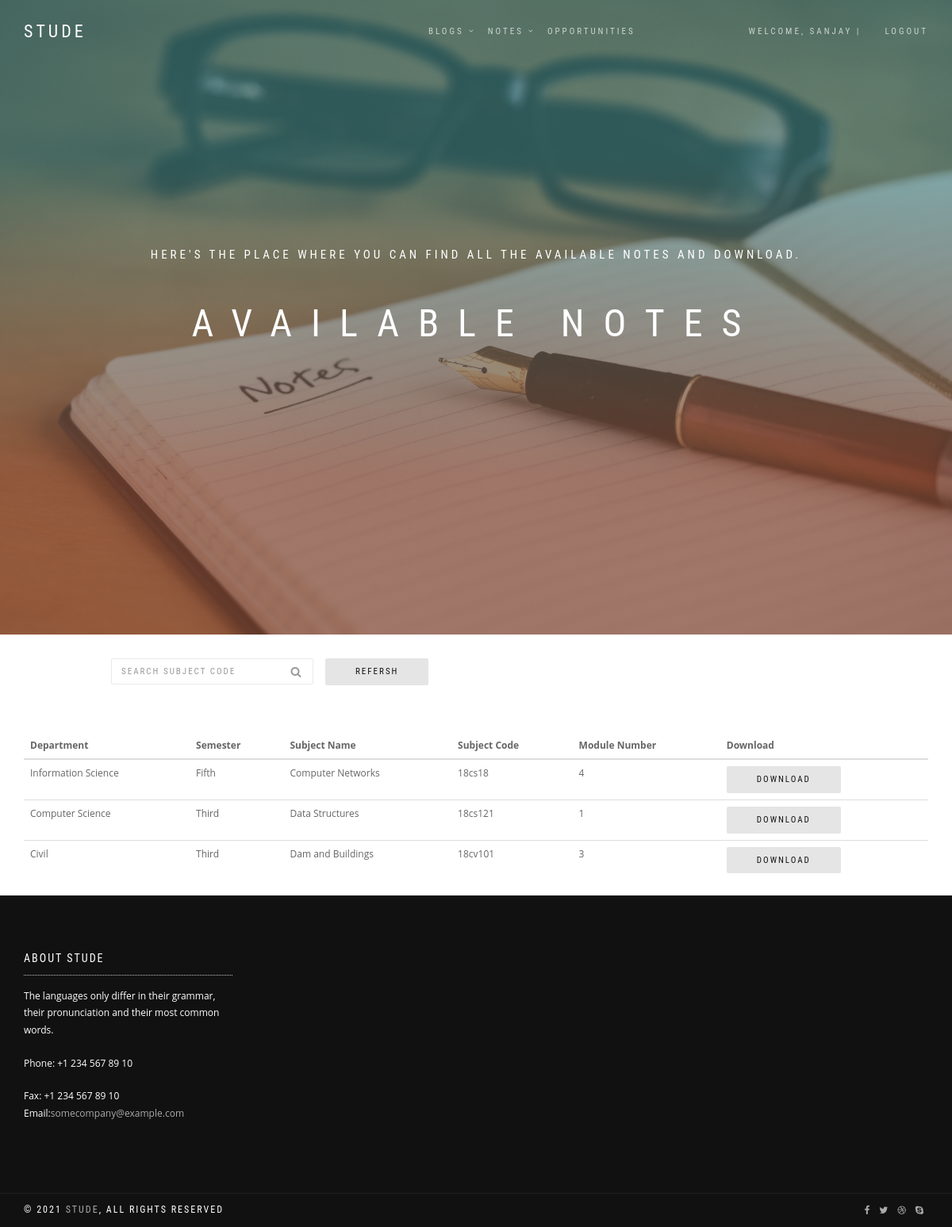
Page /available_notes/ (signed in) on the committed database.
### users/models.py (models this page shows)
class StudentUser(AbstractUser):
    fullname = models.CharField(max_length=50)
    degree = models.CharField(max_length=50)
    year_sem = models.CharField(max_length=50)
    college_name = models.CharField(max_length=50)
    date_of_birth = models.DateField(null=True)

### notes/models.py (models this page shows, shortened)
class AvailableNotes(models.Model):
    department = models.CharField(max_length=100)
    semester = models.CharField(max_length=100)
    subject_name = models.CharField(max_length=100)
    subject_code = models.CharField(max_length=100)
    module_number = models.CharField(max_length=100)
    notes_file = models.FileField(upload_to='notes_files')
    student_user = models.ForeignKey(StudentUser, on_delete=models.CASCADE, null=True)

### notes/views.py (the view)
# urls.py: path('available_notes/', views.available_notes, name='available_notes'),
@login_required(login_url='login')
def available_notes(request):
    if request.method == 'POST':
        search_query = request.POST.get('search')
        sql_query = f"SELECT * FROM notes_availablenotes WHERE subject_code='{search_query}'"
        objects = AvailableNotes.objects.raw(sql_query)
        context = {
            'notes': objects,
        }
        print(objects)
        return render(request, 'available_notes.html', context)
    else:
        objects = AvailableNotes.objects.raw("SELECT * FROM notes_availablenotes")
        context = {
            'notes': objects,
        }
        print(objects)
        return render(request, 'available_notes.html', context)

### templates/available_notes.html (shortened to what this page needs)
{% load static %}
<!DOCTYPE html>
<html lang="en-US" dir="ltr" xmlns="http://www.w3.org/1999/html">
  <head>
    <link href="{% static "assets/lib/bootstrap/dist/css/bootstrap.min.css" %}" rel="stylesheet">
    <link href="{% static "assets/lib/animate.css/animate.css" %}" rel="stylesheet">
    <link href="{% static "assets/lib/components-font-awesome/css/font-awesome.min.css" %}" rel="stylesheet">
    <link href="{% static "assets/lib/et-line-font/et-line-font.css" %}" rel="stylesheet">
    <link href="{% static "assets/lib/flexslider/flexslider.css" %}" rel="stylesheet">
    <link href="{% static "assets/lib/owl.carousel/dist/assets/owl.carousel.min.css" %}" rel="stylesheet">
    <link href="{% static "/lib/owl.carousel/dist/assets/owl.theme.default.min.css" %}" rel="stylesheet">
    <link href="{% static "assets/lib/magnific-popup/dist/magnific-popup.css" %}" rel="stylesheet">
    <link href="{% static "assets/lib/simple-text-rotator/simpletextrotator.css" %}" rel="stylesheet">
    <link href="{% static "assets/css/style.css" %}" rel="stylesheet">
    <link id="color-scheme" href="{% static "assets/css/colors/default.css" %}" rel="stylesheet">
  </head>
  <body data-spy="scroll" data-target=".onpage-navigation" data-offset="60">
    <main>
      <nav class="navbar navbar-custom navbar-transparent navbar-fixed-top one-page" role="navigation">
        <div class="container">
          <div class="navbar-header">
            <a class="navbar-brand" href="index.html">Stude</a>
          </div>
          <div class="collapse navbar-collapse" id="custom-collapse">
            <ul class="nav navbar-nav navbar-right">
              <li class="dropdown"><a class="dropdown-toggle" href="#" data-toggle="dropdown">Blogs</a>
              </li>
              <li class="dropdown"><a class="dropdown-toggle" href="#" data-toggle="dropdown">Notes</a>
              </li>
              <li class="dropdown"><a class="dropdown-scroll" href="{% url 'events_view' %}">Opportunities</a></li>
              <li><a class="section-scroll"> &nbsp &nbsp &nbsp &nbsp &nbsp &nbsp &nbsp &nbsp </a></li>
                  <li><a class="section-scroll">welcome, {{ request.user.username }} |</a></li>
                  <li><a class="section-scroll" href="{% url 'logout' %}">logout</a></li>
            </ul>
          </div>
        </div>
      </nav>
      <section class="home-section home-full-height bg-dark bg-gradient" id="home" data-background="{% static "assets/images/notes.jpg" %}">
        <div class="titan-caption">
          <div class="caption-content">
            <div class="font-alt mb-30 titan-title-size-1">Here's the place where you can find all the available notes and download.</div>
            <div class="font-alt mb-40 titan-title-size-4">Available Notes</div>
          </div>
        </div>
      </section>
      <div style="padding-top: 30px;" class="main">
              <div class="container">
                <div class="col-sm-4 col-md-3 col-md-offset-1 sidebar">
                <div class="widget">
                  <form role="form" method="post">
                    <div class="search-box">
                      <input class="form-control" name="search" type="text" placeholder="Search Subject code"/>
                      <button class="search-btn" type="submit"><i class="fa fa-search"></i></button>
                    </div>
                  </form>
                </div>
                </div>
                    <a type="button" href="{% url 'available_notes' %}" class="btn btn-g btn-round">Refersh</a>
                    <table class="table table-dark">
                    <thead>
                        <tr>
                          <th scope="col">Department</th>
                          <th scope="col">Semester</th>
                          <th scope="col">Subject Name</th>
                          <th scope="col">Subject Code</th>
                          <th scope="col">Module Number</th>
                          <th scope="col">Download</th>
                        </tr>
                    </thead>
                  <tbody>
                  {% for note in notes %}
                    <tr>
                      <td>{{ note.department }}</td>
                      <td>{{ note.semester }}</td>
                      <td>{{ note.subject_name }}</td>
                      <td>{{ note.subject_code }}</td>
                      <td>{{ note.module_number }}</td>
                      <td><a type="button" href="{{ note.notes_file.url }}" download="{{ note.notes_file }}" class="btn btn-g btn-round">Download</a></td>
                    </tr>
                  {% endfor %}
                  </tbody>
                </table>
              </div>
      </div>
        <div class="module-small bg-dark">
          <div class="container">
            <div class="row">
              <div class="col-sm-3">
                <div class="widget">
                  <h5 class="widget-title font-alt">About Stude</h5>
                  <p>The languages only differ in their grammar, their pronunciation and their most common words.</p>
                  <p>Phone: +1 234 567 89 10</p>Fax: +1 234 567 89 10
                  <p>Email:<a href="#">somecompany@example.com</a></p>
                </div>
              </div>
            </div>
          </div>
        </div>
        <footer class="footer bg-dark">
          <div class="container">
            <div class="row">
              <div class="col-sm-6">
                <p class="copyright font-alt">&copy; 2021&nbsp;<a href="index.html">Stude</a>, All Rights Reserved</p>
              </div>
              <div class="col-sm-6">
                <div class="footer-social-links"><a href="#"><i class="fa fa-facebook"></i></a><a href="#"><i class="fa fa-twitter"></i></a><a href="#"><i class="fa fa-dribbble"></i></a><a href="#"><i class="fa fa-skype"></i></a>
                </div>
              </div>
            </div>
          </div>
        </footer>
    </main>
  </body>
</html>

### rows in the picture
StudentUser: user.username "SANJAY"
AvailableNotes: department "Information Science", semester "Fifth", subject_name "Computer Networks", subject_code "18cs18", module_number "4"
AvailableNotes: department "Computer Science", semester "Third", subject_name "Data Structures", subject_code "18cs121", module_number "1"
AvailableNotes: department "Civil", semester "Third", subject_name "Dam and Buildings", subject_code "18cv101", module_number "3"
